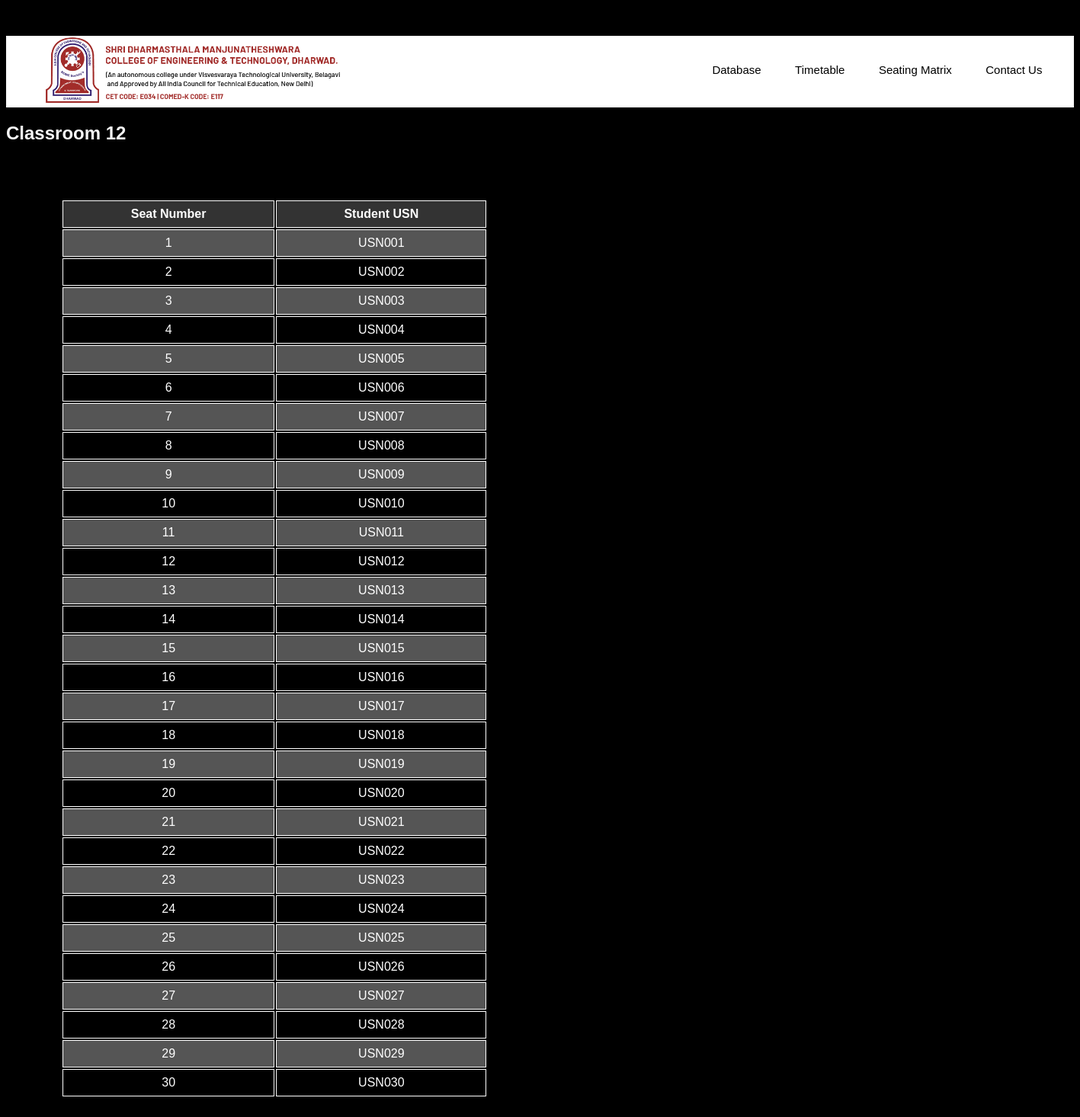
The page /seating.php on the database its author committed.
### tables this page shows
CREATE TABLE `classroom` (
  `class_num` int(2) NOT NULL,
  `capacity` int(3) NOT NULL
);

### seating.php (the view, shortened to what this page needs)
<!DOCTYPE html>
<html lang="en">
<head>
</head>
<body>
    <div class="topbar">
        </div>
        <div class="logobar">
            <img src="new-logo.png" height="90px">
            <a href="database.html">Database</a>
            <a href="timetable.php">Timetable</a>
            <a href="seating.php">Seating Matrix</a>
            <a href="contact.html">Contact Us</a>
        </div>
    <?php
    include "connection.php";
    $classroomsQuery = "SELECT class_num, capacity FROM classroom";
    $classroomsResult = $conn->query($classroomsQuery);
    if ($classroomsResult->num_rows > 0) {
        $studentsQuery = "SELECT USN FROM student";
        $studentsResult = $conn->query($studentsQuery);
        $students = [];
        while ($student = $studentsResult->fetch_assoc()) {
            $students[] = $student['USN'];
        }
        while ($classroom = $classroomsResult->fetch_assoc()) {
            $classNum = $classroom['class_num'];
            $capacity = $classroom['capacity'];
            echo "<h2>Classroom $classNum</h2>";
            echo "<table>";
            echo "<tr><th>Seat Number</th><th>Student USN</th></tr>";
            for ($seatNumber = 1; $seatNumber <= $capacity; $seatNumber++) {
                $currentStudent = array_shift($students);
                echo "<tr><td>$seatNumber</td><td>$currentStudent</td></tr>";
            }
            echo "</table>";
        }
    } else {
        echo "No classrooms found.";
    }
    ?>
</body>
</html>

### seating.php (style rules this page uses)
body { background-color: black; color: white; font-family: 'Arial', sans-serif; }
h2 { color: whitesmoke; }
table { width: 40%; margin: 72px; }
th, td { border: 1px solid white; padding: 8px; text-align: center; }
th { background-color: #333; color: white; }
tr:nth-child(even) { background-color: #555; }
.topbar { height: 40px; width: 720px; background-color: black; margin-top: -8px; margin-left: -8px; font-size: 20px; }
.logobar { margin-top: 7px; background-color: white; }
div.logobar img { position: relative; left: 50px; }
div.logobar a { position: relative; left: 530px; top: -40px; text-decoration: none; color: black; padding-right: 40px; font-weight: 500; font-size: 15px; }

### rows shown on the page
classroom: class_num "12", currentStudent "USN001", currentStudent "USN002", currentStudent "USN003", currentStudent "USN004", currentStudent "USN005", currentStudent "USN006", currentStudent "USN007", currentStudent "USN008", currentStudent "USN009", currentStudent "USN010", currentStudent "USN011", currentStudent "USN012", currentStudent "USN013", currentStudent "USN014", currentStudent "USN015", currentStudent "USN016", currentStudent "USN017", currentStudent "USN018", currentStudent "USN019", currentStudent "USN020", currentStudent "USN021", currentStudent "USN022", currentStudent "USN023", currentStudent "USN024", currentStudent "USN025", currentStudent "USN026", currentStudent "USN027", currentStudent "USN028", currentStudent "USN029", currentStudent "USN030"
